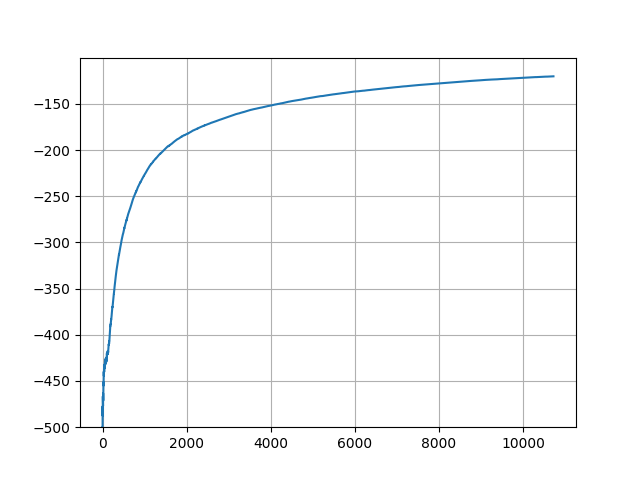

The script that saved this image:
import gymnasium as gym
from collections import namedtuple
from pathlib import Path

import numpy as np
import jax
import jax.numpy as jnp
from flax import nnx
import optax
import orbax.checkpoint as ocp

from tensorflow_probability.substrates import jax as tfp
import matplotlib.pyplot as plt
from scipy.signal import lfilter


ReplayBuffer = namedtuple("ReplayBuffer", "observations actions rewards step_returns")
ExperienceBatch = namedtuple("ExperienceBatch", "obs act ret")


class VPGBuffer(ReplayBuffer):
    def store_step(self, obs, act, rew):
        self.observations.append(obs)
        self.actions.append(act)
        self.rewards.append(rew)

    def wrapup_episode(self, len_episode, discount=0.98):
        # self.step_returns.extend([sum(self.rewards[-len_episode:])] * len_episode)
        rev_ep_rews = self.rewards[-len_episode:][::-1]  # reversed episodic rewards
        drtg = lfilter([1], [1, -discount], rev_ep_rews)[::-1]  # discounted return togo
        self.step_returns.extend(drtg.tolist())

    def extract_experience(self):
        observations_batch = jnp.array(self.observations)
        actions_batch = jnp.array(self.actions)
        returns_batch = jnp.array(self.step_returns)

        experience_batch = ExperienceBatch(
            observations_batch, actions_batch, returns_batch
        )

        return experience_batch


class PolicyNet(nnx.Module):
    """A simple fully-connected Neural Network model"""

    def __init__(self, *, rngs: nnx.Rngs):
        self.linear1 = nnx.Linear(6, 128, rngs=rngs)  # 6-dim obspace
        self.linear2 = nnx.Linear(128, 128, rngs=rngs)
        self.linear3 = nnx.Linear(128, 3, rngs=rngs)  # 3 discrete actions

    def __call__(self, x):
        x = nnx.relu(self.linear1(x))  # 1st layer
        x = nnx.relu(self.linear2(x))  # 1st layer
        y = self.linear3(x)  # 1st layer
        return y


@nnx.jit
def make_decision(model: PolicyNet, rngs: nnx.Rngs, obs: np.ndarray):
    logits = nnx.log_softmax(model(obs))
    distribution = tfp.distributions.Categorical(logits=logits)
    act = distribution.sample(seed=rngs)
    logp_a = distribution.log_prob(act)
    return act, logp_a


@nnx.jit
def objective_fn(actor: PolicyNet, experience_batch: ExperienceBatch):
    logits = nnx.log_softmax(actor(experience_batch.obs))
    distr = tfp.distributions.Categorical(logits=logits)
    log_pi_a = distr.log_prob(experience_batch.act)
    objective_value = experience_batch.ret * log_pi_a  # expected return

    return -objective_value.mean()


@nnx.jit
def update_params(actor, optimizer, experience_batch):
    grad_fn = nnx.value_and_grad(objective_fn)
    objective, grads = grad_fn(actor, experience_batch)
    optimizer.update(grads)  # In-place updates.


# SETUP
env = gym.make("Acrobot-v1", render_mode="rgb_array")
last_obs, _ = env.reset()
prng_keys = nnx.Rngs(29)
buffer = VPGBuffer([], [], [], [])
actor = PolicyNet(rngs=prng_keys)
optimizer = nnx.Optimizer(actor, optax.adamw(3e-4, 0.9))
max_epochs = 256
num_episodes, num_steps = 0, 0
len_episode = 0
episode_return = 0.0
deposit_return, average_return = [], []


# LOOP
for e in range(max_epochs):
    for st in range(5000 + env.spec.max_episode_steps):  # iterate epoch steps
        # act = env.action_space.sample()
        act, logp = make_decision(actor, prng_keys, last_obs)
        # print(act, logp)
        next_obs, rew, term, trunc, info = env.step(np.array(act))
        # Step statistics
        # print("\n")
        # print(f"last observation: {last_obs}")
        # print(f"action: {act}")
        # print(f"next observation: {next_obs}")
        # print(f"reward: {rew}")
        # print(f"episode terminated: {term}")
        # print(f"episode truncated: {trunc}")
        # print(f"info: {info}")
        # print("\n")
        buffer.store_step(last_obs, act, rew)
        episode_return += rew
        num_steps += 1
        len_episode += 1
        last_obs = next_obs
        if term or trunc:
            buffer.wrapup_episode(len_episode)
            # Episode statistics
            num_episodes += 1
            deposit_return.append(episode_return)
            average_return.append(sum(deposit_return) / len(deposit_return))
            print(
                f"\n---\nepisode: {num_episodes}, length: {len_episode}, return: {episode_return}\n---\n"
            )
            # Reset episode
            len_episode, episode_return = 0, 0
            last_obs, _ = env.reset()
            if st > 5000:  # let epoch end at a finished episode
                break
    # Epoch statistics
    print(
        f"\n===\nepoch {e + 1} \n\ttotal steps: {num_steps}\n\taveraged return: {average_return[-1]}\n==="
    )
    # Update actor
    experience_batch = buffer.extract_experience()
    # exp_ret = objective_fn(actor, experience_batch)
    update_params(actor, optimizer, experience_batch)
    buffer = VPGBuffer([], [], [], [])


plt.plot(average_return)
plt.ylim(-500, -100)
plt.yticks(np.arange(-500, -100, 50))
plt.grid(visible=True)
plt.savefig(Path(__file__).parent.joinpath("vpg.png"))


# VALIDATION
input("Press any key to evaluate agent")
env = gym.make("Acrobot-v1", render_mode="human")
last_obs, _ = env.reset()
episode_return = 0.0
term, trunc = False, False
for _ in range(env.spec.max_episode_steps):
    act, _ = make_decision(actor, prng_keys, last_obs)
    next_obs, rew, term, trunc, _ = env.step(int(act))
    episode_return += rew
    last_obs = next_obs
    if term or trunc:
        print(f"\n---return: {episode_return}---\n")
        break
